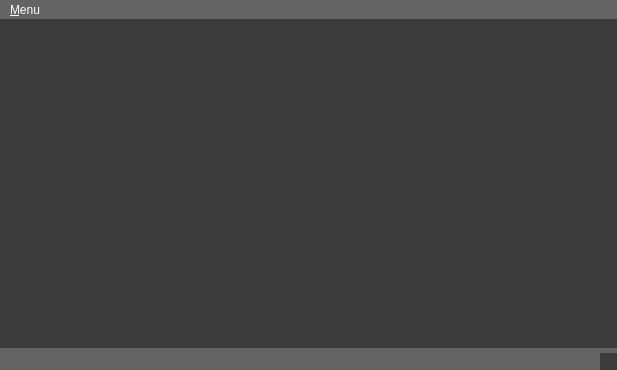
<?xml version="1.0" encoding="UTF-8"?>
<ui version="4.0">
 <class>Principal</class>
 <widget class="QMainWindow" name="Principal">
  <property name="geometry">
   <rect>
    <x>0</x>
    <y>0</y>
    <width>617</width>
    <height>370</height>
   </rect>
  </property>
  <property name="windowTitle">
   <string>Sistema de Carnetizacion</string>
  </property>
  <property name="styleSheet">
   <string notr="true">QMainWindow{
	background-color:rgb(60,60,60);
	color:#ffffff;
}
QWidget{
	background-color:rgb(60,60,60);
	color:#ffffff;
}
QLineEdit{
background-color:rgb(100,100,100);
border:3px solid rgba(0,0,0,80)
}
QComboBox{
color:#ffffff;
background-color:rgb(100,100,100);
border:3px solid rgba(0,0,0,80);
padding: 1px 0px 1px 3px;
}
QMenuBar::item{
background-color:transparent;
}

QMenu::item{
background-color:transparent;
}

QMenuBar,QStatusBar{
background-color:rgb(100,100,100);
}</string>
  </property>
  <widget class="QWidget" name="centralwidget">
   <widget class="QStackedWidget" name="central_widget">
    <property name="geometry">
     <rect>
      <x>-1</x>
      <y>-1</y>
      <width>621</width>
      <height>321</height>
     </rect>
    </property>
    <property name="currentIndex">
     <number>-1</number>
    </property>
   </widget>
  </widget>
  <widget class="QMenuBar" name="menubar">
   <property name="geometry">
    <rect>
     <x>0</x>
     <y>0</y>
     <width>617</width>
     <height>27</height>
    </rect>
   </property>
   <widget class="QMenu" name="menuMenu">
    <property name="styleSheet">
     <string notr="true"/>
    </property>
    <property name="title">
     <string>&amp;Menu</string>
    </property>
    <addaction name="action_Registrar"/>
    <addaction name="action_Ver_Todos"/>
    <addaction name="action_Generar_Todos"/>
   </widget>
   <addaction name="menuMenu"/>
  </widget>
  <widget class="QStatusBar" name="statusbar"/>
  <action name="action_Registrar">
   <property name="text">
    <string>&amp;Registrar</string>
   </property>
   <property name="shortcut">
    <string>Alt+R</string>
   </property>
  </action>
  <action name="action_Ver_Todos">
   <property name="text">
    <string>&amp;Ver Todos</string>
   </property>
   <property name="shortcut">
    <string>Alt+V</string>
   </property>
  </action>
  <action name="action_Generar_Todos">
   <property name="text">
    <string>&amp;Generar Todos</string>
   </property>
   <property name="shortcut">
    <string>Alt+G</string>
   </property>
  </action>
 </widget>
 <resources/>
 <connections/>
</ui>
